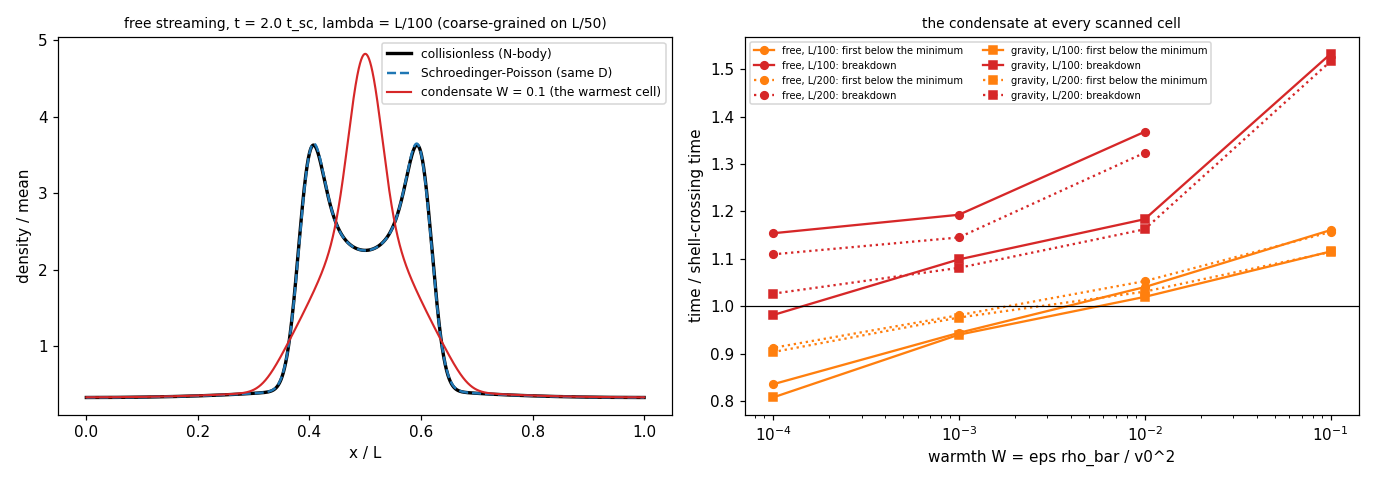

This figure's Python source:
#!/usr/bin/env python3
# -*- coding: utf-8 -*-
r"""
L374 -- THE CONDENSATE'S DUST THROUGH SHELL CROSSING (one dimension): when two cold streams of the framework's own field
meet, do they pass through each other like collisionless matter?

WHY.  The record's no-particle reading of the dark sector (the ghost-condensate thread; Blanchet-Skordis K(Q) = mu^2 (Q-1)^2)
  makes the cold dark mass a state of the framework's own scalar: its condensate sits slightly above its minimum and the
  excess dilutes as cold dust.  The CMB constrains only a fluid, so linear cosmology cannot tell this from a particle.  The
  nonlinear universe can: halos need streams to cross (multistreaming), and so do Bullet and Harvey (the dark mass passes
  through while the gas collides).  A single-valued flow forms caustics where streams cross; the record lists this as the
  open liability of the mode reading ("caustic-quenched dust: no theory").  The candidate fix is the condensate's own k^4
  term, which gives its ripples a Schroedinger-like k^2 dispersion -- the property that lets fuzzy dark matter (a linear
  complex field) pass through itself by interference.  This lane asks whether the condensate's k^4 term does the same.

THE FIELD.  phi = t + pi, X = -g^{mu nu} d_mu phi d_nu phi, P(X) quadratic about its minimum X_0, plus the ghost condensate's
  higher-derivative term -(alpha / 2 M^2)(box phi)^2 (Arkani-Hamed, Cheng, Luty, Mukohyama 2004).  Weak field, non-relativistic,
  one dimension, with the dust density rho = 2 P''(X_0) (X - X_0) and velocity v = -d_x pi:
      d_t rho + d_x (rho v) = beta d_x^3 v              (the shift charge; beta = alpha / M^2 is the k^4 term)
      d_t v + v d_x v      = -d_x Phi - eps d_x rho      (eps = 1 / 4 P'': the condensate's warmth, p = eps rho^2 / 2)
      d_x^2 Phi = 4 pi G (rho - rho_bar)
  derived here from L = P''(X_0) delta^2 / 2 - (beta / 2)(d_x^2 pi)^2 with delta = 2 d_t pi - (d_x pi)^2 - 2 Phi; the
  Hamiltonian E = int [rho v^2 / 2 + eps rho^2 / 2 + beta (d_x v)^2 / 2 + (rho - rho_bar) Phi / 2] is conserved.  Linear
  waves: omega^2 = eps rho k^2 + eps beta k^4 -- a k^2 dispersion with D = sqrt(eps beta) in the role of hbar / 2m (fuzzy
  dark matter: omega = D k^2).  rho < 0 is the condensate below its minimum, where c_s^2 < 0 (the ghost instability).

THE TEST.  A cold converging flow v = v0 sin(2 pi x / L) on a uniform density in a periodic box: (i) free streaming (G = 0;
  the collisionless answer is exact, three streams after t_sc = L / (2 pi v0)); (ii) self-gravitating (4 pi G rho_bar =
  (2 pi v0 / L)^2: a one-dimensional halo forms and phase-mixes; the collisionless answer is an exact-force sheet N-body).
  Compared, each coarse-grained with a Gaussian of width L/50:
    the collisionless N-body answer (the target);
    Schroedinger-Poisson with the same D (fuzzy dark matter; the positive control, a field known to pass through itself);
    the pressureless fluid (eps = beta = 0; the negative control, the caustic);
    the condensate at warmth W = eps rho_bar / v0^2 = 1e-1, 1e-2, 1e-3, 1e-4 and de Broglie length lambda = 4 pi D / v0 =
    L/100, L/200 (sixteen cells).  (The CMB's bound on the dust's warmth today is far colder than any scanned W; the scan
    follows the trend toward cold.  W = 0.1 was added after the code test showed W = 1e-2 breaking down, to see whether a warm
    condensate survives; it can only make H easier.)
  MEASURE: the misplaced mass M = (1/2) int |rho_s - rho_s,Nbody| dx / int rho dx at every checkpoint after shell crossing;
  the condensate's minimum density (positivity); energy conservation.

PRE-DECLARED (before any run).  H (the sketch's hope): the condensate's own k^4 term quenches the caustic and the field tracks
  the collisionless answer as Schroedinger-Poisson does -- some (W, lambda) cell keeps M <= max(0.05, 2 x Schroedinger-
  Poisson's M at the same lambda and time) at every post-crossing checkpoint in BOTH tests, stays positive (min rho >= -0.01
  rho_bar), conserves energy to 1% and does not break down.  The equations' structure (a dispersive gamma = 2 fluid, not a
  linear wave equation) suggests it may not: then the condensate's dust collides like a fluid.

CHECKS
  C1 CONTROL (single stream): before shell crossing every solver agrees with the N-body answer (M <= 0.01).
  C2 POSITIVE CONTROL: Schroedinger-Poisson tracks the N-body answer after shell crossing (M <= 0.05, both tests, both lambda).
  C3 NEGATIVE CONTROL: the pressureless fluid follows the exact single-stream solution (central density 20 rho_bar at 0.95
     t_sc, within 10%) and then diverges (max rho > 50 rho_bar, or breakdown, by 1.05 t_sc).
  C4 NUMERICAL TRUST: every condensate run conserves energy to 1% at its checkpoints and while its density stays above
     -rho_bar (before any runaway).
  C5 RESOLUTION AND TIME STEP: the (W = 1e-3, L/100) free-streaming cell at twice the resolution and at half the time step
     gives the same verdict, with breakdown and first-negative times (or misplaced mass) agreeing within 20%.
  R1 = H.
  W  (reported) the full table.
MUTATE=1 replaces the condensate by a LINEAR complex field with the same D and the same eps self-interaction (Gross-
  Pitaevskii-Poisson: the dispersion in Madelung form) -- the inverted control: if the condensate fails and this passes, the
  failure lies in the form of the condensate's dispersion, not in the test.  FAST=1 is a code test (coarse grid, one cell);
  it writes nothing here.

Run from the repository root:  python3 real_research/condensate_dust_2026/L374_condensate_dust_shell_crossing.py
"""
import os, sys, json, math, time, tempfile
import numpy as np
from multiprocessing import Pool

HERE = os.path.dirname(os.path.abspath(__file__))
MUTATE = os.environ.get("MUTATE", "0") == "1"
FAST = os.environ.get("FAST", "0") == "1"
SLUG = "L374_condensate_dust_shell_crossing" + ("_MUTATE" if MUTATE else "") + ("_FAST" if FAST else "")
OUTDIR = tempfile.gettempdir() if FAST else HERE
T0 = time.time()
P = lambda *a: print(*a, flush=True)
CH, OUT = [], {"lane": "L374", "mutate": MUTATE, "checks": {}, "numbers": {}}
EXPECT_TRACK = True                                                  # H, set before any run

L, V0, RHOB = 1.0, 1.0, 1.0
TSC = L / (2 * math.pi * V0)
NX0 = 1024 if FAST else 8192
SIG_S = L / 50
GRAV = {"free": 0.0, "gravity": (2 * math.pi * V0 / L) ** 2}        # 4 pi G rho_bar
TCHK = {"free": [0.5 * TSC, 1.5 * TSC, 2.0 * TSC, 3.0 * TSC], "gravity": [0.05, 0.3, 0.6, 1.0, 1.5]}
LAMS = (L / 40,) if FAST else (L / 100, L / 200)
WS = (1e-2,) if FAST else (1e-1, 1e-2, 1e-3, 1e-4)
RES_W = WS[0] if FAST else 1e-3                                      # the resolution / time-step cell (C5)
NP_FREE, NP_GRAV = (100000, 20000) if FAST else (2000000, 200000)
M_TOL, POS_TOL, E_TOL = 0.05, -0.01, 0.01


def check(name, measured, ok, reading="", load_bearing=True):
    ok = bool(ok); CH.append((name, ok, load_bearing))
    OUT["checks"][name] = {"ok": ok, "measured": str(measured), "load_bearing": load_bearing}
    P(f"  [{'PASS' if ok else 'FAIL'}] {name}"); P(f"         measured: {measured}")
    if reading: P(f"         reading:  {reading}")
    return ok


def banner(t): P("\n" + "=" * 116); P(t); P("=" * 116)


class Grid:
    def __init__(self, nx):
        self.nx, self.dx = nx, L / nx
        self.x = np.arange(nx) * self.dx
        self.k = 2 * np.pi * np.fft.rfftfreq(nx, self.dx)
        self.kf = 2 * np.pi * np.fft.fftfreq(nx, self.dx)
        self.deal = self.k <= (2.0 / 3.0) * self.k[-1]
        self.gsm = np.exp(-0.5 * (self.k * SIG_S) ** 2)

    def smooth(self, rho):
        return np.fft.irfft(np.fft.rfft(rho) * self.gsm, self.nx)

    def phi_k(self, rho_k, grav):
        out = np.zeros_like(rho_k)
        if grav > 0:
            out[1:] = -grav * rho_k[1:] / self.k[1:] ** 2
        return out

    def misplaced(self, rs, rs_ref):
        """rs, rs_ref already smoothed: half the L1 distance over the total mass."""
        return float(0.5 * np.sum(np.abs(rs - rs_ref)) / np.sum(rs_ref))

    def cic(self, xp, m):
        s = (xp % L) / self.dx; i0 = np.floor(s).astype(np.int64); f = s - i0
        rho = (np.bincount(i0 % self.nx, weights=1 - f, minlength=self.nx)
               + np.bincount((i0 + 1) % self.nx, weights=f, minlength=self.nx))
        return rho * m / self.dx


def v_init(x): return V0 * np.sin(2 * np.pi * x / L)                  # converges on x = L/2
def S_init(x): return -(V0 * L / (2 * np.pi)) * np.cos(2 * np.pi * x / L)


# ================================================================================================ the collisionless answer
def nbody(test, nx):
    g = Grid(nx); out = {}
    if test == "free":
        q = (np.arange(NP_FREE) + 0.5) * L / NP_FREE; m = RHOB * L / NP_FREE
        for t in TCHK[test]:
            out[t] = g.smooth(g.cic(q + v_init(q) * t, m))
        return dict(rs=out, tsc=TSC)
    q = (np.arange(NP_GRAV) + 0.5) * L / NP_GRAV; m = RHOB * L / NP_GRAV
    xp, vp = q.copy(), v_init(q); grav = GRAV[test]

    def acc(xp):                                                       # exact sheet force, Jeans swindle, zero net force
        order = np.argsort(xp)
        rank = np.empty(NP_GRAV); rank[order] = np.arange(NP_GRAV)
        a = -grav * (m * (rank + 0.5) - RHOB * xp)
        return a - a.mean()
    dt, t, tsc = 2.5e-4, 0.0, None
    a = acc(xp)
    for tc in TCHK[test]:
        n = int(round((tc - t) / dt))
        for _ in range(n):
            vp += 0.5 * dt * a; xp += dt * vp
            if tsc is None and np.any(np.diff(xp) < 0):                # the first stream crossing (Lagrangian order breaks;
                tsc = t + dt                                           # it precedes any sheet reaching the box edge)
            xp %= L                                                    # periodic: the sheet force holds on [0, L)
            a = acc(xp); vp += 0.5 * dt * a
            t += dt
        out[tc] = g.smooth(g.cic(xp, m))
    return dict(rs=out, tsc=tsc, xmin=float(xp.min()), xmax=float(xp.max()))


# ================================================================================================ a linear complex field
def schrodinger(test, lam, eps_self, nx):
    """Schroedinger-Poisson (eps_self = 0) or Gross-Pitaevskii-Poisson: i psi_t = -D psi_xx + (Phi + eps |psi|^2) psi / 2D."""
    g = Grid(nx); D = lam * V0 / (4 * np.pi); grav = GRAV[test]
    psi = np.sqrt(RHOB) * np.exp(1j * S_init(g.x) / (2 * D))
    dtm = 1e-5 * (8192 / nx)

    def V(psi):
        rho = np.abs(psi) ** 2
        out = eps_self * rho if eps_self > 0 else np.zeros(nx)
        if grav > 0:
            out = out + np.fft.irfft(g.phi_k(np.fft.rfft(rho), grav), nx)
        return out / (2 * D)
    t, out = 0.0, {}
    for tc in TCHK[test]:
        n = max(1, int(math.ceil((tc - t) / dtm))); dt = (tc - t) / n
        kin = np.exp(-1j * D * g.kf ** 2 * dt)
        for _ in range(n):                                             # Strang splitting
            psi *= np.exp(-0.5j * dt * V(psi))
            psi = np.fft.ifft(kin * np.fft.fft(psi))
            psi *= np.exp(-0.5j * dt * V(psi))
        t = tc
        out[tc] = g.smooth(np.abs(psi) ** 2)
    return dict(rs=out, min_rho=0.0, e_drift=0.0, t_break=None)


# ================================================================================================ the condensate
def condensate(test, lam, W, nx, pressureless=False, dtfac=1.0):
    """the dispersive gamma = 2 fluid above: integrating-factor RK4 (Lawson), the k^4 exchange exact, 2/3 dealiasing."""
    g = Grid(nx); grav = GRAV[test]
    if pressureless:
        eps = beta = 0.0
    else:
        D = lam * V0 / (4 * np.pi); eps = W * V0 ** 2 / RHOB; beta = D ** 2 / eps
    om = math.sqrt(eps * beta) * g.k ** 2
    k4 = g.k ** 4
    rk = np.fft.rfft(np.full(nx, RHOB)); sk = np.fft.rfft(S_init(g.x))
    dtm = 2e-5 * (8192 / nx) * dtfac
    kd = (2.0 / 3.0) * g.k[-1]

    def Eop(tau):
        c = np.cos(om * tau); s = np.sin(om * tau)
        safe = om > 1e-300
        B = np.where(safe, beta * k4 * s / np.where(safe, om, 1.0), beta * k4 * tau)
        C = np.where(safe, -eps * s / np.where(safe, om, 1.0), -eps * tau)
        return c, B, C

    def apply(E, r, s_):
        c, B, C = E
        return c * r + B * s_, C * r + c * s_

    def Nl(r, s_):
        r_d, s_d = r * g.deal, s_ * g.deal
        rho = np.fft.irfft(r_d, nx); v = np.fft.irfft(1j * g.k * s_d, nx)
        nr = -1j * g.k * np.fft.rfft(rho * v)
        ns = -0.5 * np.fft.rfft(v * v) - g.phi_k(r_d, grav)
        return nr * g.deal, ns * g.deal

    def energy(r, s_):
        rho = np.fft.irfft(r, nx); v = np.fft.irfft(1j * g.k * s_, nx); dv = np.fft.irfft(-(g.k ** 2) * s_, nx)
        ph = np.fft.irfft(g.phi_k(r, grav), nx)
        return float(np.sum(0.5 * rho * v ** 2 + 0.5 * eps * rho ** 2 + 0.5 * beta * dv ** 2 + 0.5 * (rho - RHOB) * ph) * g.dx)
    E0 = energy(rk, sk); EK0 = 0.25 * RHOB * V0 ** 2 * L
    t, out, min_rho, e_drift, t_break, rho_c95 = 0.0, {}, RHOB, 0.0, None, None
    t_neg, e_pre, nstep = None, 0.0, 0
    rho_max_hist = []
    targets = sorted(set(TCHK[test] + ([0.95 * TSC, 1.05 * TSC] if pressureless else [])))
    for tc in targets:
        while t < tc - 1e-14 and t_break is None:
            rho = np.fft.irfft(rk, nx); v = np.fft.irfft(1j * g.k * sk, nx)
            vmax = float(np.max(np.abs(v))) + 1e-12
            dt = min(dtm, 0.25 * dtfac * g.dx / vmax, tc - t)
            if eps > 0:
                dt = min(dt, 0.5 * dtfac / (kd * math.sqrt(eps * max(float(np.max(np.abs(rho))), RHOB))))
            if grav > 0:
                dt = min(dt, 0.05 * dtfac / math.sqrt(grav * max(float(np.max(rho)), RHOB)))
            Eh, Eh2 = Eop(dt), Eop(0.5 * dt)
            k1 = Nl(rk, sk)
            a_ = apply(Eh2, rk + 0.5 * dt * k1[0], sk + 0.5 * dt * k1[1]); k2 = Nl(*a_)
            u2 = apply(Eh2, rk, sk); b_ = (u2[0] + 0.5 * dt * k2[0], u2[1] + 0.5 * dt * k2[1]); k3 = Nl(*b_)
            uh = apply(Eh, rk, sk); e3 = apply(Eh2, *k3)
            c_ = (uh[0] + dt * e3[0], uh[1] + dt * e3[1]); k4_ = Nl(*c_)
            e1 = apply(Eh, *k1); e23 = apply(Eh2, k2[0] + k3[0], k2[1] + k3[1])
            rk = uh[0] + dt / 6 * (e1[0] + 2 * e23[0] + k4_[0])
            sk = uh[1] + dt / 6 * (e1[1] + 2 * e23[1] + k4_[1])
            t += dt
            rho = np.fft.irfft(rk, nx)
            if not np.all(np.isfinite(rho)) or np.max(np.abs(rho)) > 1e4 * RHOB:
                t_break = t
                break
            min_rho = min(min_rho, float(rho.min())); nstep += 1
            if not pressureless and (nstep % 50 == 0 or (t_neg is None and rho.min() < POS_TOL)) and rho.min() >= -1.0:
                e_pre = max(e_pre, abs(energy(rk, sk) - E0) / EK0)     # energy before the runaway (rho >= -rho_bar)
            if t_neg is None and rho.min() < POS_TOL:
                t_neg = t                                              # first entry below the condensate's minimum
            if pressureless:
                rho_max_hist.append((t, float(rho.max())))
        if t_break is not None:
            break
        if pressureless and abs(tc - 0.95 * TSC) < 1e-12:
            rho_c95 = float(np.fft.irfft(rk, nx)[nx // 2])
        if tc in TCHK[test]:
            out[tc] = g.smooth(np.fft.irfft(rk, nx))
            if not pressureless:
                e_drift = max(e_drift, abs(energy(rk, sk) - E0) / EK0)
    rmax105 = max([r for tt, r in rho_max_hist if tt <= 1.05 * TSC + 1e-12], default=RHOB)
    return dict(rs=out, min_rho=min_rho, e_drift=max(e_drift, e_pre), t_break=t_break, t_neg=t_neg, rho_c95=rho_c95,
                rho_max_105=rmax105)


def job(spec):
    kind, test, lam, W, nx = spec
    if kind == "nbody":
        return spec, nbody(test, nx)
    if kind == "sp":
        return spec, schrodinger(test, lam, 0.0, nx)
    if kind == "gp":
        return spec, schrodinger(test, lam, W * V0 ** 2 / RHOB, nx)
    if kind == "dust0":
        return spec, condensate(test, lam, W, nx, pressureless=True)
    if kind == "cond_dt2":
        return spec, condensate(test, lam, W, nx, dtfac=0.5)
    return spec, condensate(test, lam, W, nx)


if __name__ == "__main__":
    P(__doc__.split("CHECKS")[0].strip())
    if MUTATE: P("\n  *** MUTATE=1: the condensate is replaced by a linear complex field (Gross-Pitaevskii-Poisson, same D and eps) ***")
    if FAST: P("\n  *** FAST=1: code test on a coarse grid, one cell; nothing is written here ***")
    FIELD = "gp" if MUTATE else "cond"
    specs = [("nbody", te, None, None, NX0) for te in ("free", "gravity")]
    specs += [("sp", te, lam, None, NX0) for te in ("free", "gravity") for lam in LAMS]
    specs += [("dust0", "free", None, None, NX0)]
    specs += [(FIELD, te, lam, W, NX0) for te in ("free", "gravity") for lam in LAMS for W in WS]
    RES_SPEC = (FIELD, "free", LAMS[0], RES_W, 2 * NX0)
    DT2_SPEC = ("gp" if MUTATE else "cond_dt2", "free", LAMS[0], RES_W, NX0)
    specs += [RES_SPEC, ("nbody", "free", None, None, 2 * NX0), ("sp", "free", LAMS[0], None, 2 * NX0)]
    if not MUTATE:
        specs.append(DT2_SPEC)
    NPOOL = int(os.environ.get("L374_POOL", "2"))
    P(f"\n  {len(specs)} runs, pool {NPOOL}")
    with Pool(NPOOL) as pool:
        R = dict(pool.map(job, specs, chunksize=1))
    P(f"  runs done   [{time.time() - T0:.0f}s]")
    G0, G2 = Grid(NX0), Grid(2 * NX0)
    NB = {te: R[("nbody", te, None, None, NX0)] for te in ("free", "gravity")}
    tsc = {te: NB[te]["tsc"] for te in NB}
    post = {te: [t for t in TCHK[te] if tsc[te] is not None and t > tsc[te]] for te in NB}
    pre = {te: [t for t in TCHK[te] if tsc[te] is not None and t < tsc[te]] for te in NB}
    P(f"  shell crossing: free {tsc['free']:.4f} (exact {TSC:.4f}); self-gravitating {tsc['gravity']:.4f} (first stream crossing in "
      f"the N-body)")
    Mis = lambda spec, te, t, g=G0, nb=None: g.misplaced(R[spec]["rs"][t], (nb or NB[te])["rs"][t])

    # ------------------------------------------------------------------------------------------ table
    banner("MISPLACED MASS vs the collisionless answer (coarse-grained on L/50), per checkpoint")
    TAB = {}
    for te in ("free", "gravity"):
        for lam in LAMS:
            sp = ("sp", te, lam, None, NX0)
            TAB[f"SP|{te}|{lam:.4f}"] = {f"{t:.4f}": Mis(sp, te, t) for t in TCHK[te]}
            P(f"    {te:8s} Schroedinger-Poisson lambda = L/{round(L / lam)}: " + ", ".join(f"t={t:.3f}: {Mis(sp, te, t):.4f}" for t in TCHK[te]))
            for W in WS:
                sc = (FIELD, te, lam, W, NX0); r = R[sc]
                row = {f"{t:.4f}": Mis(sc, te, t) for t in TCHK[te] if t in r["rs"]}
                TAB[f"{FIELD}|{te}|{lam:.4f}|{W:g}"] = dict(M=row, min_rho=r["min_rho"], e_drift=r["e_drift"], t_break=r["t_break"],
                                                             t_neg=r.get("t_neg"))
                P(f"    {te:8s} {'GP' if MUTATE else 'condensate'} W = {W:g}, lambda = L/{round(L / lam)}: "
                  + ", ".join(f"t={float(t):.3f}: {m:.4f}" for t, m in row.items())
                  + f" | min rho {r['min_rho']:+.3g}" + (f" (below the minimum from t = {r['t_neg']:.4f}, {r['t_neg'] / tsc[te]:.2f} t_sc)" if r.get('t_neg') else "")
                  + f" | energy drift {r['e_drift']:.1e}"
                  + (f" | BROKE DOWN at t = {r['t_break']:.4f} ({r['t_break'] / tsc[te]:.2f} t_sc)" if r["t_break"] else ""))

    # ------------------------------------------------------------------------------------------ checks
    banner("CHECKS")
    c1 = []
    for te in ("free", "gravity"):
        for t in pre[te]:
            for spec in [s_ for s_ in R if s_[1] == te and s_[4] == NX0 and s_[0] in ("sp", FIELD, "dust0") and t in R[s_]["rs"]]:
                c1.append(Mis(spec, te, t))
    check("C1 CONTROL (single stream): before shell crossing every solver agrees with the N-body answer (M <= 0.01)",
          f"max M {max(c1):.2e} over {len(c1)} comparisons; pre-crossing checkpoints {pre}", len(c1) > 0 and max(c1) <= 0.01)
    c2 = {f"{te}|L/{round(L / lam)}": max(Mis(("sp", te, lam, None, NX0), te, t) for t in post[te]) for te in ("free", "gravity") for lam in LAMS}
    check("C2 POSITIVE CONTROL: Schroedinger-Poisson (a linear complex field with the same D) tracks the collisionless answer after "
          "shell crossing (M <= 0.05, both tests, both lambda)", f"max post-crossing M: {c2}", all(v <= M_TOL for v in c2.values()))
    d0 = R[("dust0", "free", None, None, NX0)]
    c3 = dict(rho_center_095=d0["rho_c95"], exact=20.0, rho_max_by_105=d0["rho_max_105"], t_break=d0["t_break"])
    check("C3 NEGATIVE CONTROL: the pressureless fluid follows the exact single-stream solution (central density 20 rho_bar at "
          "0.95 t_sc within 10%) and then diverges (max rho > 50 rho_bar, or breakdown, by 1.05 t_sc)", c3,
          d0["rho_c95"] is not None and abs(d0["rho_c95"] / 20.0 - 1) < 0.10
          and (d0["rho_max_105"] > 50 or (d0["t_break"] is not None and d0["t_break"] <= 1.05 * TSC)))
    if not MUTATE:
        c4 = {k_: v["e_drift"] for k_, v in TAB.items() if isinstance(v, dict) and "e_drift" in v}
        check("C4 NUMERICAL TRUST: every condensate run conserves energy to 1% at its checkpoints and while its density stays above -rho_bar",
              f"max drift {max(c4.values()):.1e}", max(c4.values()) <= E_TOL)
    # C5 resolution
    rr = R[RES_SPEC]; r1 = R[(FIELD, "free", RES_SPEC[2], RES_SPEC[3], NX0)]; rd = R[DT2_SPEC] if not MUTATE else r1
    NB2 = R[("nbody", "free", None, None, 2 * NX0)]
    m1 = {t: Mis((FIELD, "free", RES_SPEC[2], RES_SPEC[3], NX0), "free", t) for t in post["free"] if t in r1["rs"]}
    m2 = {t: G2.misplaced(rr["rs"][t], NB2["rs"][t]) for t in post["free"] if t in rr["rs"]}
    sp2 = {t: G2.misplaced(R[("sp", "free", RES_SPEC[2], None, 2 * NX0)]["rs"][t], NB2["rs"][t]) for t in post["free"]}

    def verdict(mm, rmin, tb, spm):
        return tb is None and rmin >= POS_TOL and len(mm) == len(post["free"]) and all(mm[t] <= max(M_TOL, 2 * spm[t]) for t in mm)
    sp1 = {t: Mis(("sp", "free", RES_SPEC[2], None, NX0), "free", t) for t in post["free"]}
    v1, v2 = verdict(m1, r1["min_rho"], r1["t_break"], sp1), verdict(m2, rr["min_rho"], rr["t_break"], sp2)
    md = {t: Mis(DT2_SPEC, "free", t) for t in post["free"] if t in rd["rs"]}
    vd = verdict(md, rd["min_rho"], rd["t_break"], sp1)

    def same(a, b):
        if a["t_break"] and b["t_break"]:
            ok_ = abs(b["t_break"] / a["t_break"] - 1) <= 0.20
            if a.get("t_neg") and b.get("t_neg"):
                ok_ = ok_ and abs(b["t_neg"] / a["t_neg"] - 1) <= 0.20
            return ok_
        return a["t_break"] is None and b["t_break"] is None
    agree = same(r1, rr) and same(r1, rd)
    if agree and r1["t_break"] is None:
        agree = (all(abs(m2[t] / m1[t] - 1) <= 0.20 for t in m1 if t in m2) and all(abs(md[t] / m1[t] - 1) <= 0.20 for t in m1 if t in md))
    check("C5 RESOLUTION AND TIME STEP: the (W = %g, L/%d) free-streaming cell at twice the resolution and at half the time step "
          "gives the same verdict, and its breakdown / first-negative times (or misplaced mass) agree within 20%%"
          % (RES_SPEC[3], round(L / RES_SPEC[2])),
          f"verdict {v1} / 2x grid {v2} / dt/2 {vd}; M {[round(v, 4) for v in m1.values()]} / {[round(v, 4) for v in m2.values()]} / "
          f"{[round(v, 4) for v in md.values()]}; first below the minimum {r1.get('t_neg')} / {rr.get('t_neg')} / {rd.get('t_neg')}; "
          f"breakdown {r1['t_break']} / {rr['t_break']} / {rd['t_break']}", v1 == v2 == vd and agree)

    # ------------------------------------------------------------------------------------------ R1
    banner("R1  THE HYPOTHESIS (set before any run)")
    PASS = {}
    for lam in LAMS:
        for W in WS:
            ok_te = {}
            for te in ("free", "gravity"):
                sc = (FIELD, te, lam, W, NX0); r = R[sc]
                ok_te[te] = (r["t_break"] is None and r["min_rho"] >= POS_TOL and (MUTATE or r["e_drift"] <= E_TOL)
                             and all(t in r["rs"] and Mis(sc, te, t) <= max(M_TOL, 2 * Mis(("sp", te, lam, None, NX0), te, t)) for t in post[te]))
            PASS[f"W={W:g}|L/{round(L / lam)}"] = ok_te
            P(f"    W = {W:g}, lambda = L/{round(L / lam)}: free {'tracks' if ok_te['free'] else 'does NOT track'}, "
              f"self-gravitating {'tracks' if ok_te['gravity'] else 'does NOT track'}")
    WIN = [k_ for k_, v in PASS.items() if v["free"] and v["gravity"]]
    check("R1 = H: the %s passes through itself like collisionless matter -- some (W, lambda) cell tracks the N-body answer in both "
          "tests, stays positive, conserves energy, does not break down" % ("linear complex field" if MUTATE else "condensate"),
          f"tracking cells: {WIN or 'none'}", bool(WIN) == EXPECT_TRACK)
    check("W (reported) the table above", "see above", True, load_bearing=False)
    OUT["numbers"].update(table=TAB, pass_cells=PASS, window=WIN, tsc=tsc, post=post, C2=c2, C3=c3,
                          C5=dict(M1={f"{t:.4f}": v for t, v in m1.items()}, M2={f"{t:.4f}": v for t, v in m2.items()},
                                  Mdt={f"{t:.4f}": v for t, v in md.items()}, min1=r1["min_rho"], min2=rr["min_rho"],
                                  tb1=r1["t_break"], tb2=rr["t_break"], tbdt=rd["t_break"], tn1=r1.get("t_neg"),
                                  tn2=rr.get("t_neg"), tndt=rd.get("t_neg")),
                          params=dict(L=L, v0=V0, rho_bar=RHOB, nx=NX0, sigma_s=SIG_S, lambdas=LAMS, W=WS, grav=GRAV,
                                      np_free=NP_FREE, np_grav=NP_GRAV))

    # ------------------------------------------------------------------------------------------ figure (never load-bearing)
    try:
        import matplotlib; matplotlib.use("Agg"); import matplotlib.pyplot as plt
        fig, ax = plt.subplots(1, 2, figsize=(12.5, 4.4))
        t2 = TCHK["free"][2]; Ww = WS[0]
        ax[0].plot(G0.x, NB["free"]["rs"][t2], "k-", lw=2.2, label="collisionless (N-body)")
        ax[0].plot(G0.x, R[("sp", "free", LAMS[0], None, NX0)]["rs"][t2], "C0--", lw=1.6, label="Schroedinger-Poisson (same D)")
        rw = R[(FIELD, "free", LAMS[0], Ww, NX0)]
        if t2 in rw["rs"]:
            ax[0].plot(G0.x, rw["rs"][t2], "C3-", lw=1.4, label=f"{'GP' if MUTATE else 'condensate'} W = {Ww:g} (the warmest cell)")
        ax[0].set_title(f"free streaming, t = {t2 / TSC:.1f} t_sc, lambda = L/{round(L / LAMS[0])} (coarse-grained on L/50)", fontsize=9)
        ax[0].set_xlabel("x / L"); ax[0].set_ylabel("density / mean"); ax[0].legend(fontsize=8)
        for te, mk in (("free", "o"), ("gravity", "s")):
            for lam, ls in zip(LAMS, ("-", ":")):
                Wv = [W for W in WS]; rr_ = [R[(FIELD, te, lam, W, NX0)] for W in WS]
                tn = [r_.get("t_neg") / tsc[te] if r_.get("t_neg") else np.nan for r_ in rr_]
                tb = [r_["t_break"] / tsc[te] if r_["t_break"] else np.nan for r_ in rr_]
                ax[1].plot(Wv, tn, mk + ls, color="C1", ms=5, label=f"{te}, L/{round(L / lam)}: first below the minimum")
                ax[1].plot(Wv, tb, mk + ls, color="C3", ms=5, label=f"{te}, L/{round(L / lam)}: breakdown")
        ax[1].axhline(1.0, color="k", lw=0.8); ax[1].set_xscale("log")
        ax[1].set_xlabel("warmth W = eps rho_bar / v0^2"); ax[1].set_ylabel("time / shell-crossing time")
        ax[1].set_title("the condensate at every scanned cell" + (" (MUTATE: linear field)" if MUTATE else ""), fontsize=9)
        ax[1].legend(fontsize=6.5, ncol=2)
        fig.tight_layout(); fig.savefig(os.path.join(OUTDIR, SLUG + ".png"), dpi=110)
        P(f"  figure: {SLUG}.png")
    except Exception as e_:
        P(f"  figure skipped: {e_}")

    banner("VERDICT")
    n_fail = sum(1 for _, ok_, lb in CH if lb and not ok_)
    OUT["n_checks"], OUT["n_fail_load_bearing"] = len(CH), n_fail
    json.dump(OUT, open(os.path.join(OUTDIR, SLUG + "_results.json"), "w"), indent=1,
              default=lambda o: o.tolist() if hasattr(o, "tolist") else str(o))
    P(f"  {sum(1 for _, ok_, _ in CH if ok_)}/{len(CH)} checks pass; load-bearing failures: {n_fail}; wrote "
      f"{os.path.join(OUTDIR, SLUG + '_results.json') if FAST else SLUG + '_results.json'}   [{time.time() - T0:.0f}s]")
    P(f"rc={0 if n_fail == 0 else 1}")
    sys.exit(0 if n_fail == 0 else 1)
